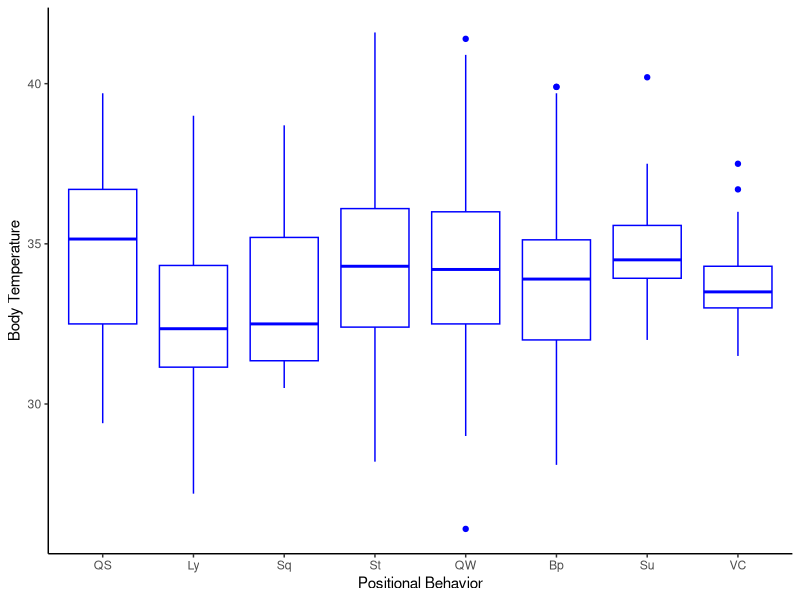
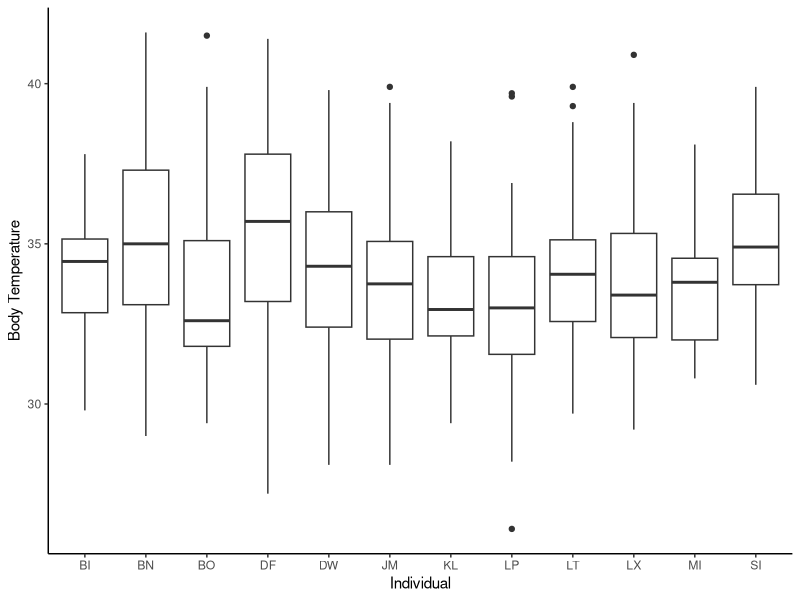
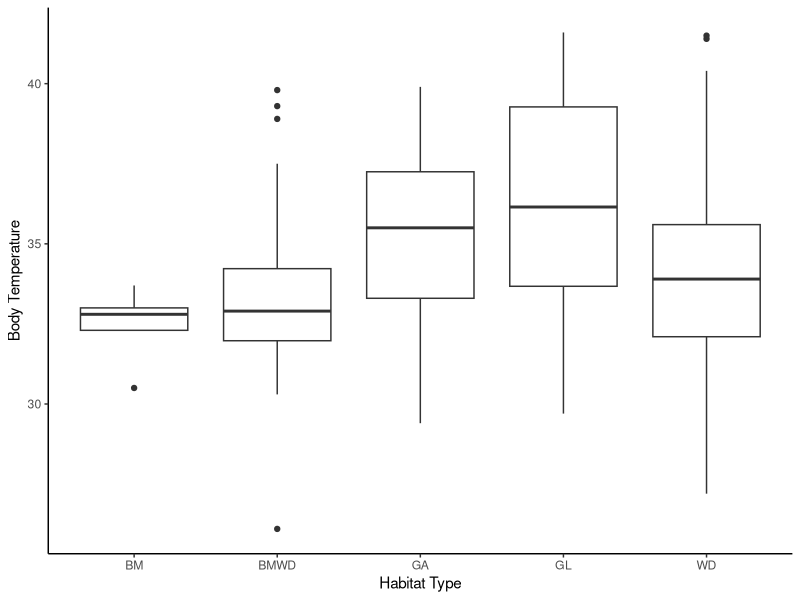
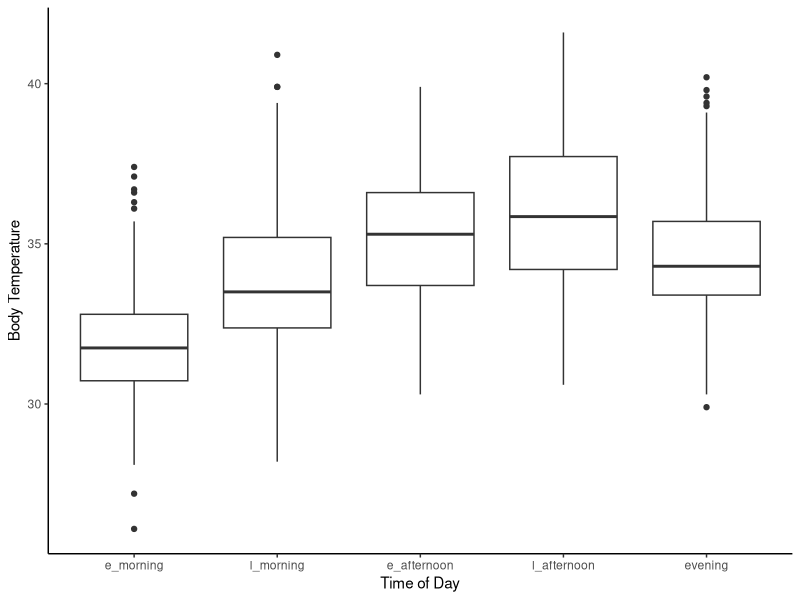
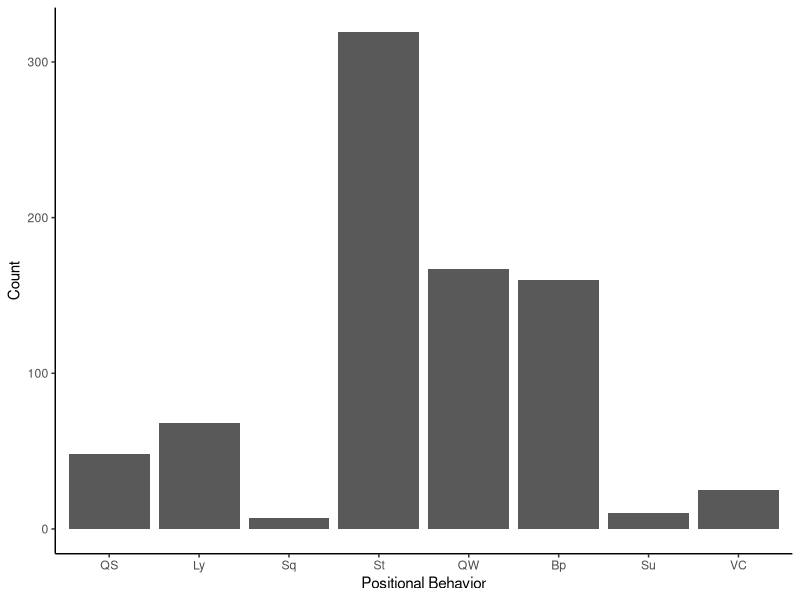
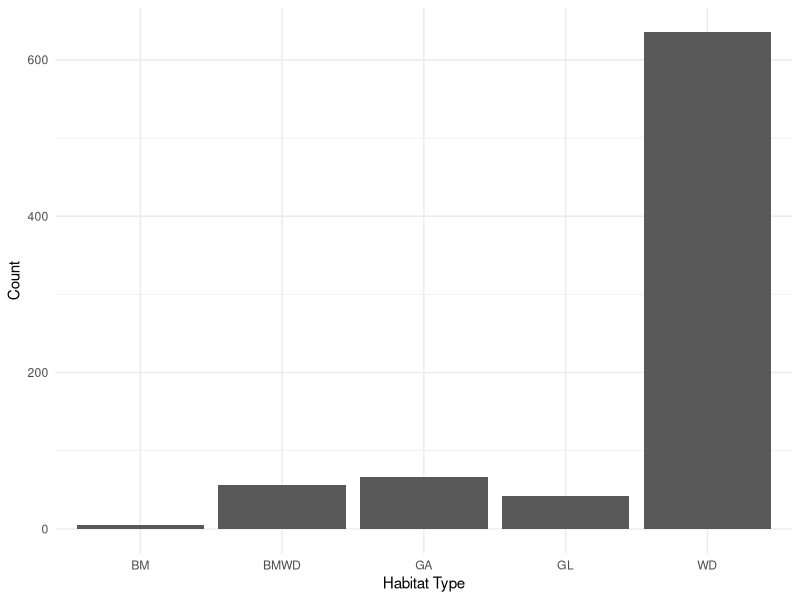
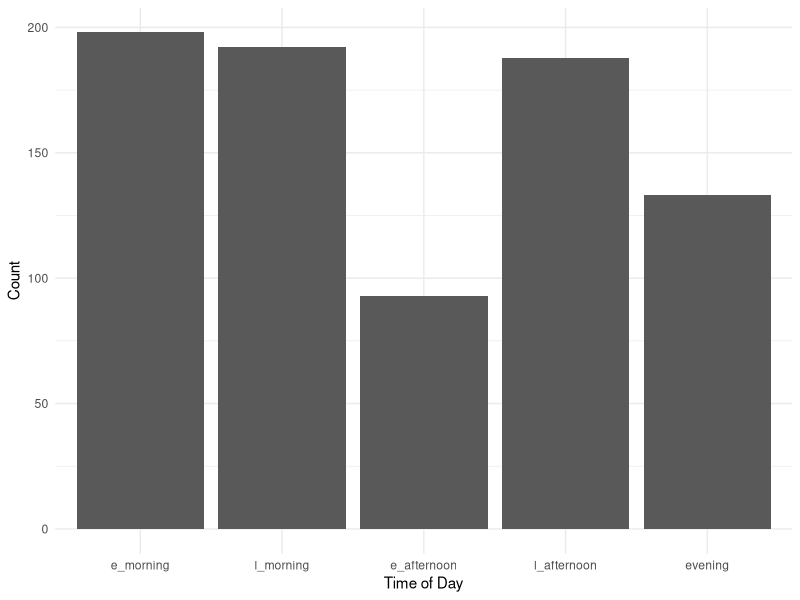
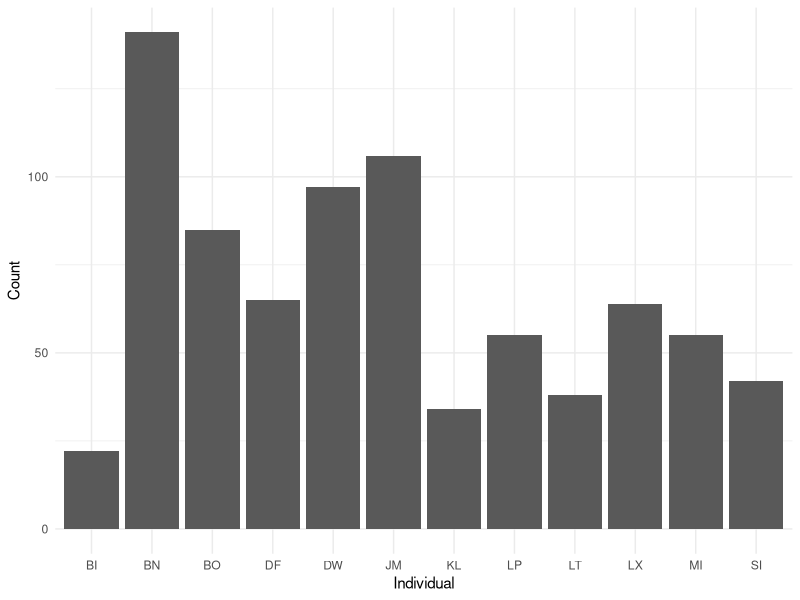

Reproduce these figures in R, in order. (Note: this script raises an error after producing the figures.)
# load libraries
library(tidyverse) 
library(readr) 
library(lubridate)
library(magrittr)
library(ggplot2)
library(car)
library(emmeans)
library(lme4)
library(ggthemes)
library(plyr) #HSR note- if you need plyr, need to load it before tidyverse. But dplyr in tidyverse does everything plyr can do and more, so shoudln't need plyr. 

##read in data
prelim_tidy <- read_csv("_data/_tidy/prelim_data_tidycols.csv")
View(prelim_tidy)
nrow(prelim_tidy) #2873 rows

#Omit any missing values:
summary(is.na(prelim_tidy)) #looks like missing lots of therm data

prelim_temp<-na.omit(prelim_tidy)
View(prelim_temp)
nrow(prelim_temp) #810 rows; most rows were removed bc therm data missing. 

prelim_temp$therm_t[prelim_temp$therm_t >= 42] <- NA #remove therm values >42 because likely a temp sensor problem? 6 rows removed.  

prelim_temp<-na.omit(prelim_temp) #remove those rows with NA's
View(prelim_temp)
nrow(prelim_temp) #now 804 rows

#Combine positional behaviors into smaller categories
# suspensory = Cb, Br & QM
#Vertical climb and cling together
prelim_temp$pos_beh[prelim_temp$pos_beh == "Cb"] <- "Su"
prelim_temp$pos_beh[prelim_temp$pos_beh == "Br"] <- "Su"
prelim_temp$pos_beh[prelim_temp$pos_beh == "QM"] <- "Su"
prelim_temp$pos_beh[prelim_temp$pos_beh == "Vci"] <- "VC"
prelim_temp$pos_beh[prelim_temp$pos_beh == "Abp"] <- "Bp"
prelim_temp$pos_beh[prelim_temp$pos_beh == "BpS"] <- "Bp"
prelim_temp$pos_beh[prelim_temp$pos_beh == "BpW"] <- "Bp"


############
##re-order levels
prelim_temp$time_od <- factor(prelim_temp$time_od, levels = c("e_morning", "l_morning", "e_afternoon", "l_afternoon", "evening"))
prelim_temp$pos_beh <- factor(prelim_temp$pos_beh, levels = c("QS", "Ly", "Sq", "St", "QW", "Bp", "Su", "VC"))

## Change to factor and numeric
factor_cols <- c("pos_beh","context", "substrate", "hab_type", "individual")
numeric_cols <- c("sun", "therm_t", "t_lo", "t_hi")

prelim_temp[factor_cols] <- lapply(prelim_temp[factor_cols], as.factor)

prelim_temp[numeric_cols] <- lapply(prelim_temp[numeric_cols], as.numeric)

str(prelim_temp)

##plotting
ggplot(prelim_temp, aes(pos_beh, therm_t)) +
  geom_boxplot(fill = "white", colour = "blue") + 
  labs(x="Positional Behavior", y="Body Temperature") +
  theme_classic()

ggplot(prelim_temp, aes(individual, therm_t)) +
  geom_boxplot() + 
  labs(x="Individual", y="Body Temperature") +
  theme_classic()

ggplot(prelim_temp, aes(hab_type, therm_t)) +
  geom_boxplot() + 
  labs(x="Habitat Type", y="Body Temperature") +
  theme_classic()

ggplot(prelim_temp, aes(time_od, therm_t)) +
  geom_boxplot() + 
  labs(x="Time of Day", y="Body Temperature") +
  theme_classic()

##counts
ggplot(prelim_temp, aes(pos_beh))+
  geom_bar(stat="count") + 
  labs(x="Positional Behavior", y="Count") +
  theme_classic()  

ggplot(prelim_temp, aes(hab_type))+
  geom_bar(stat="count") + 
  labs(x="Habitat Type", y="Count")+
  theme_minimal()    ###can I combine bamboo with bamboo woodland?

ggplot(prelim_temp, aes(time_od))+
  geom_bar(stat="count") + 
  labs(x="Time of Day", y="Count")+
  theme_minimal()

ggplot(prelim_temp, aes(individual))+
  geom_bar(stat="count") + 
  labs(x="Individual", y="Count")+
  theme_minimal()

ggplot(prelim_temp, aes(sun))+
  geom_histogram()

###model plotting
library(broom)

m1 <- lmer(therm_t ~ pos_beh + time_od + sun + date + hab_type +
       (1|individual), data = prelim_temp)
summary(m1)
confint(m1)
#predict(m1, preddata)

#m1_res <- tidy(coef(summary(m1)) ) 
#ggplot(m1_res, aes(pos_beh, therm_t)) +
  #geom_point()

ggplot(prelim_temp, aes(pos_beh, therm_t)) + 
  geom_point(size = 3) +
  geom_point(aes(y=predict(m1)), size = 1)

#change levels for the plot
prelim_temp$pos_beh <- factor(prelim_temp$pos_beh, levels = c("Ly","St", "Sq", "QS", "QW", "Bp", "Su", "VC"))

ggplot(prelim_temp, aes(pos_beh, therm_t)) + 
  geom_point(size = 3, colour = "blue") + #shows raw data
  geom_boxplot(colour="blue")+ #shows raw data
  geom_boxplot(aes(y=predict(m1)), size = 1, colour = "red") + #shows model predictions
  scale_x_discrete(name = "Positional Behavior", labels = c("Lie", "Sit", "Squat", "Quad. Stand", "Quad. Walk", "Bipedal", "Suspensory", "Vert. Climb/Cling")) +
  scale_y_continuous(name = "Body Temperature") +
  theme_classic()
#hsr: what this tells me is that the model predictions are pretty close to the raw data. (red and blue boxplots are similar). You can plot just the raw data and see the pattern, if you'd like. 

###################
##change levels back
prelim_temp$pos_beh <- factor(prelim_temp$pos_beh, levels = c("QS", "Ly", "Sq", "St", "QW", "Bp", "Su", "VC"))

##tried another thing and it didn't work...
#newdat <- expand.grid(pos_beh=unique(prelim_temp$pos_beh), 
                      #time_od=unique(prelim_temp$time_od),
                      #sun=c(min(prelim_temp$sun),
                       #     max(prelim_temp$sun)),
                      #date=date(prelim_temp$date),
                      #hab_type=unique(prelim_temp$hab_type))
                      
#ggplot(prelim_temp, aes(x=pos_beh, y=therm_t)) +
 # geom_point(size=3) +
  #geom_line(data=newdat, aes(y=predict(m1, level=0, newdata=newdat), size="Positional Behavior")) +
  #scale_size_manual(name="Predictions", values=c("Positional Behavior"=3)) +
  #theme_classic() 

## Create dataframe to predict over
##attempting to follow tutorial but got too confused....
preddata <- with(prelim_temp, expand.grid(pos_beh = levels(pos_beh), time_od = levels(time_od), sun = c(0,50,100), date = c("2018-06-28", "2018-06-06", "2018-07-16"), hab_type = c("WD", "WG", "GL"), individual = c("DW","JM", "LT")))

factor_cols <- c("pos_beh", "time_od", "hab_type", "individual")
numeric_cols <- c("sun")

preddata[factor_cols] <- lapply(preddata[factor_cols], as.factor)
preddata[numeric_cols] <- lapply(preddata[numeric_cols], as.numeric)

preddata$date <- as.Date(preddata$date)

str(preddata)

########
mm <- model.matrix(~pos_beh + time_od + sun + date + hab_type, data=preddata)

###won't work because I don't have 2 or more levels per factor

pframe2 <- data.frame(preddata,eta=mm%*%fixef(m1))
pframe2 <- with(pframe2,data.frame(pframe2,prop=eta))
pvar1 <- diag(mm %*% tcrossprod(vcov(m1),mm))
tvar1 <- pvar1+VarCorr(m1)$individual
pframe2 <- data.frame(
  pframe2
  , plo = pframe2$eta-2*sqrt(pvar1)
  , phi = pframe2$eta+2*sqrt(pvar1)
  , tlo = pframe2$eta-2*sqrt(tvar1)
  , thi = pframe2$eta+2*sqrt(tvar1)
)
